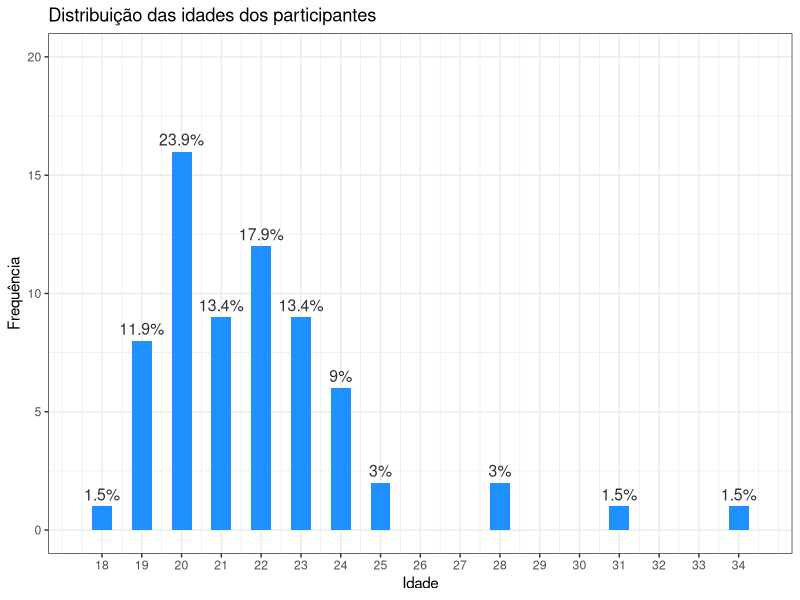
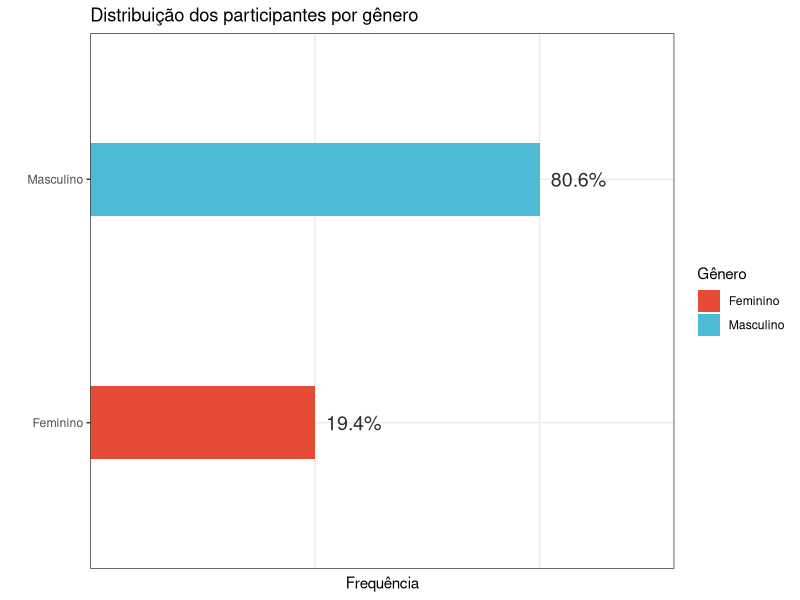
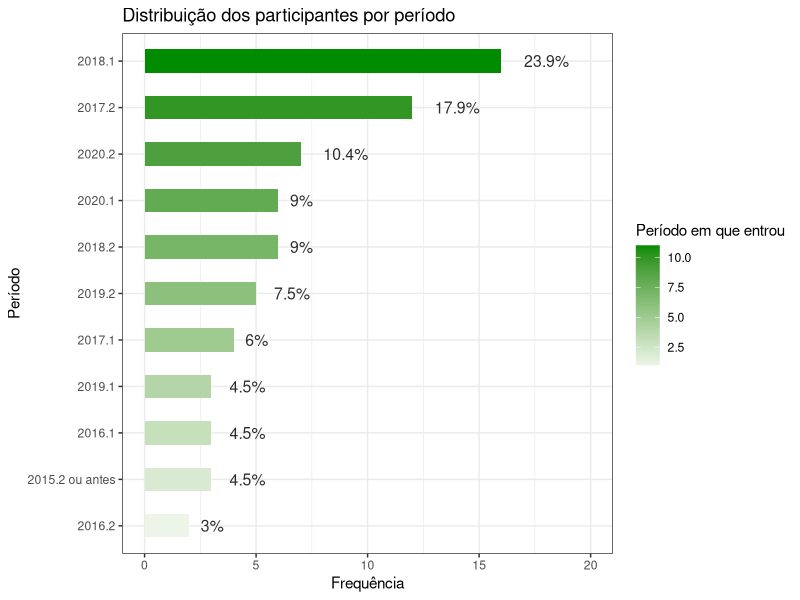
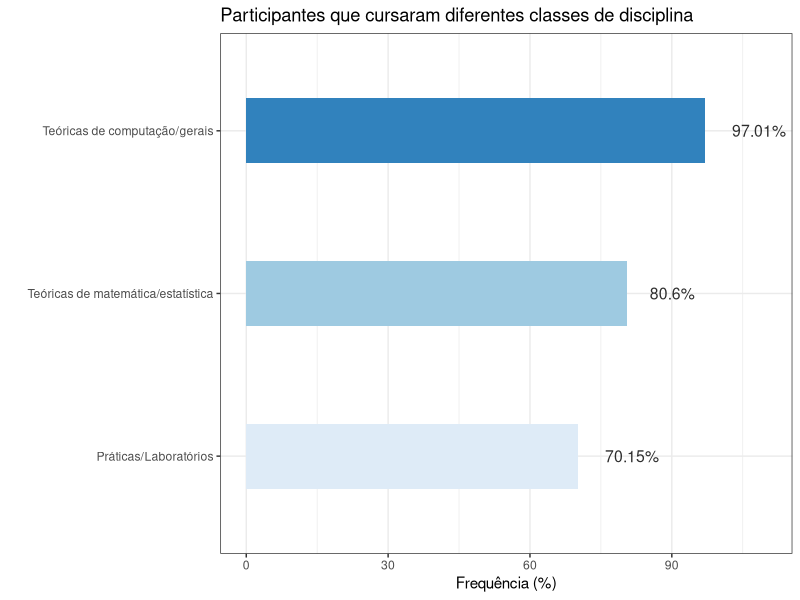
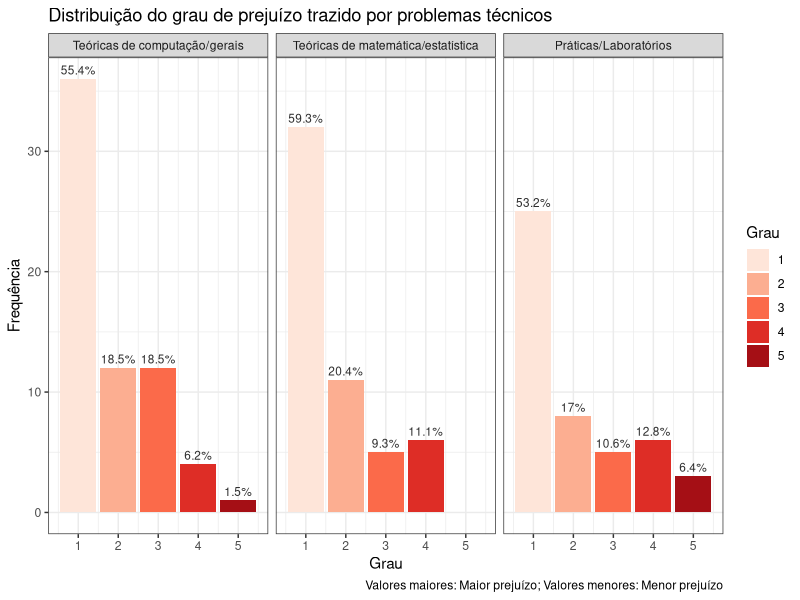
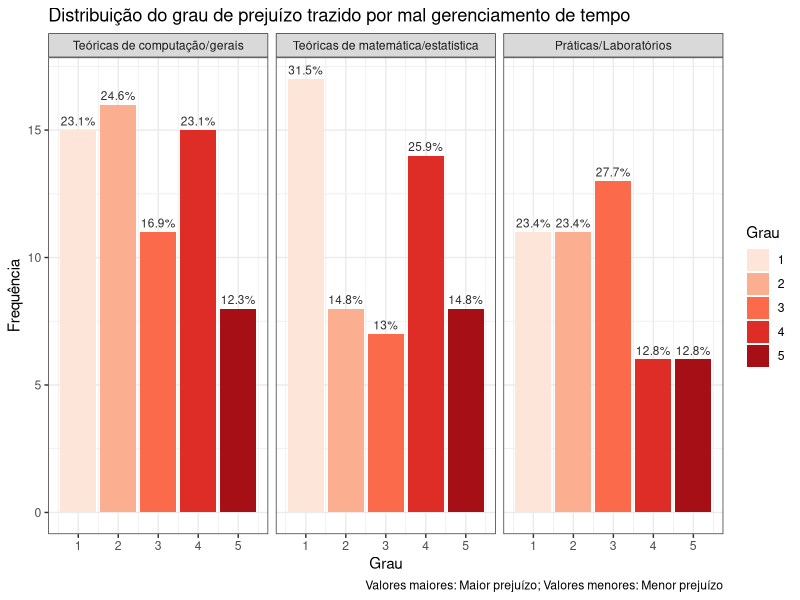
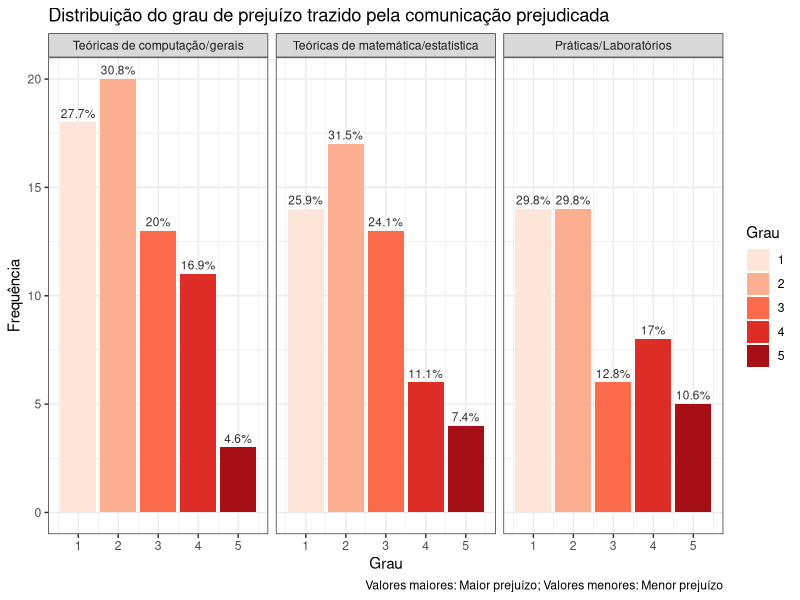
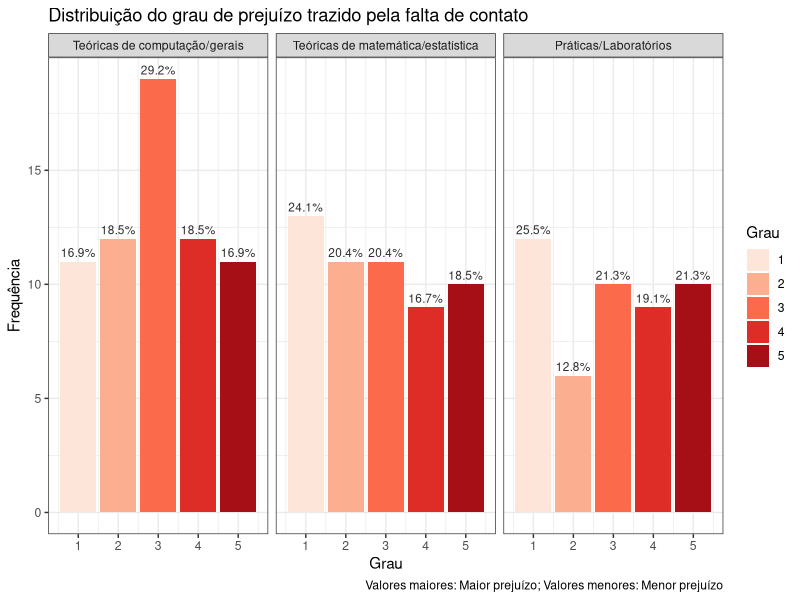

These charts were generated, in order, by the following R code:
## ---- chunk 1
library(tidyverse)
library(here)
library(kableExtra)
library(ggsci)

theme_set(theme_bw())
## ---- chunk 2
survey = read_csv(
    here("data/modified_survey.csv")
)

survey$disciplinas = as.factor(survey$disciplinas)
survey$periodo = as.factor(survey$periodo)
## ---- chunk 3
tot <- survey %>%
            select(data_hora, idade) %>%
            distinct %>%
            count %>%
            pull(n)

survey %>%
    select(data_hora, idade) %>%
    distinct %>%
    group_by(idade) %>%
    summarise(freq_abs = n(), freq = paste(round(n() / tot * 100, 1), "%", sep = "")) %>%
    ggplot(aes(x = idade, y = freq_abs)) +
    geom_col(fill = "dodgerblue", width = 0.5, position = position_dodge(1)) +
    geom_text(aes(label=freq), vjust=-0.5, color="gray18", position = position_dodge(1), size=4) +
    scale_x_continuous(breaks = 18:34) +
    scale_y_continuous(limits = c(0, 20)) +
    labs(
        x = "Idade",
        y = "Frequência",
        title = "Distribuição das idades dos participantes"
    )
## ---- chunk 4
survey %>%
    select(data_hora, idade) %>%
    distinct %>%
    summarise("Média: " = round(mean(idade), 2), 
              "Mediana: " = median(idade), 
              "Desvio padrão: " = round(sd(idade), 2), 
              "90th percentil: " = quantile(idade, 0.9)) %>%
     kable(align = "cccc", caption = "Estatísticas da idade dos participantes.") %>%
        kable_material(full_width = FALSE, position = "center", font_size = 16)
## ---- chunk 5
tot <- survey %>%
            select(data_hora, genero) %>%
            distinct %>%
            count %>%
            pull(n)

survey %>%
    select(data_hora, genero) %>%
    distinct %>%
    group_by(genero) %>%
    summarise(freq = paste(round(n() / tot * 100, 1), "%", sep = "")) %>%
    ggplot(aes(x = genero, y = freq)) +
    geom_col(aes(fill = genero), width = 0.3) +
    geom_text(aes(label=freq), hjust = -0.2, color="gray18", size=5) +
    labs(
        x = "",
        y = "Frequência",
        title = "Distribuição dos participantes por gênero",
        fill = "Gênero"
    ) +
    scale_fill_npg() +
    theme(axis.text.x = element_blank(),
          axis.ticks.x = element_blank()) +
    coord_flip()
## ---- chunk 6
survey %>%
    select(data_hora, periodo) %>%
    distinct %>%
    group_by(periodo) %>%
    summarise(freq_abs = n(), freq = paste(round(n() / tot * 100, 1), "%", sep = "")) %>%
    ggplot(aes(x = reorder(periodo, freq_abs), y = freq_abs)) +
    geom_col(aes(fill = as.numeric(reorder(periodo, freq_abs))), width = 0.5, position = position_dodge(1)) +
    geom_text(aes(label=freq), hjust = -0.5, color="gray18", position = position_dodge(1), size=4) +
    labs(
        x = "Período",
        y = "Frequência",
        title = "Distribuição dos participantes por período",
        fill = "Período em que entrou"
    ) +
    scale_y_continuous(limits = c(0, 20)) +
    scale_fill_gradient2(low = "gray", high = "green4") +
    coord_flip()
## ---- chunk 7
survey %>%
    summarise("Teóricas de computação/gerais" = mean(comp_cursadas), 
              "Teóricas de matemática/estatística" = mean(mat_cursadas), 
              "Práticas/Laboratórios" = mean(prat_cursadas)) %>%
    pivot_longer(c("Teóricas de computação/gerais", 
                   "Teóricas de matemática/estatística", 
                   "Práticas/Laboratórios"), names_to = "disciplinas", values_to = "freq") %>%
    ggplot(aes(x = reorder(disciplinas, freq), y = freq * 100)) +
        geom_col(aes(fill = reorder(disciplinas, freq)), width = 0.4, position = position_dodge(1)) +
        geom_text(aes(label=paste(round(freq * 100, 2), "%", sep = "")), 
                  hjust = -0.5, color="gray18", position = position_dodge(1), size=4) +
        theme(legend.position = "none")  +
        scale_fill_brewer(palette = "Blues") +
        scale_y_continuous(limits = c(0, 110)) +
        coord_flip() +
        labs(
            y = "Frequência (%)",
            x = "",
            title = "Participantes que cursaram diferentes classes de disciplina"
        )
## ---- chunk 8

# Counting the ratings of a certain aspect
rating_count_info <- function(df, aspect = "prob_tec", disc = "comp") {
    tot <- df %>%
            filter(aspecto == aspect, 
                   disciplinas == disc) %>%
            count %>%
            pull("n")
            
    df %>%
        filter(aspecto == aspect, 
               disciplinas == disc) %>%
        group_by(avaliacao) %>%
        summarise(count = n(),
                  freq = paste(round(n() / tot * 100, 1), "%", sep = ""),
                  disciplinas, .groups = "drop") %>%
    unique
}

aspect_distribution <- function(df, aspect = "prob_tec", dir = 1, pal = "Reds", ...) {
    
    # It gets the the ratings counts for the people that have already or are taking 
    # the disciplines
    total <- rbind(
        rating_count_info(df %>% filter(mat_cursadas == 1), aspect, "mat"),
        rating_count_info(df %>% filter(comp_cursadas == 1), aspect, "comp"),
        rating_count_info(df %>% filter(prat_cursadas == 1), aspect, "prat")
    )
    
    levels(total$disciplinas) <- c("Teóricas de computação/gerais", "Teóricas de matemática/estatística", "Práticas/Laboratórios")
    
    total %>%
        ggplot(aes(x = avaliacao, y = count)) +
            geom_col(aes(fill = as.character(avaliacao))) +
            scale_fill_brewer(palette = pal, direction = dir) +
            geom_text(aes(label=freq), vjust=-0.5, color="gray18", position = position_dodge(1), size=3) +
            facet_wrap(~disciplinas) +
            labs(
                y = "Frequência",
                x = "Grau",
                fill = "Grau",
                ...
            )
}

rating_summarise <- function(df, aspect = "prob_tec", disc = "comp") {
    df %>%
        filter(aspecto == aspect,
               disciplinas == disc) %>%
        summarise(disciplinas,
                  "Média" = round(mean(avaliacao), 2), 
                  "Mediana" = median(avaliacao), 
                  "Desvio padrão" = round(sd(avaliacao), 2), 
                  "90th percentil" = quantile(avaliacao, 0.9), 
                  .groups = "drop") %>%
        rename("Disciplinas" = disciplinas) %>%
        unique
}

aspect_stats <- function(df, aspect) {
    
    total <- rbind(
        rating_summarise(df %>% filter(mat_cursadas == 1), aspect, "mat"),
        rating_summarise(df %>% filter(comp_cursadas == 1), aspect, "comp"),
        rating_summarise(df %>% filter(prat_cursadas == 1), aspect, "prat")
    )
    
    levels(total$Disciplinas) <- c("Teóricas de computação/gerais", "Teóricas de matemática/estatística", "Práticas/Laboratórios")
    
    total %>%
        kable(align = "lcccc", caption = "Estatísticas do aspecto") %>%
            kable_material(full_width = FALSE, position = "center", font_size = 14)
}
## ---- chunk 9
aspect_distribution(survey, title = "Distribuição do grau de prejuízo trazido por problemas técnicos",
                    caption = "Valores maiores: Maior prejuízo; Valores menores: Menor prejuízo")
## ---- chunk 10
aspect_stats(survey, "prob_tec")
## ---- chunk 11
aspect_distribution(survey, aspect = "prob_ger_temp", 
                    title = "Distribuição do grau de prejuízo trazido por mal gerenciamento de tempo",
                    caption = "Valores maiores: Maior prejuízo; Valores menores: Menor prejuízo")
## ---- chunk 12
aspect_stats(survey, "prob_ger_temp")
## ---- chunk 13
aspect_distribution(survey, aspect = "comunic_prej", 
                    title = "Distribuição do grau de prejuízo trazido pela comunicação prejudicada",
                    caption = "Valores maiores: Maior prejuízo; Valores menores: Menor prejuízo")
## ---- chunk 14
aspect_stats(survey, "comunic_prej")
## ---- chunk 15
aspect_distribution(survey, aspect = "falta_contato", title = "Distribuição do grau de prejuízo trazido pela falta de contato",
                    caption = "Valores maiores: Maior prejuízo; Valores menores: Menor prejuízo")
## ---- chunk 16
aspect_stats(survey, "falta_contato")
## ---- chunk 17
aspect_distribution(survey, aspect = "amb_nao_prod", title = "Distribuição do grau de prejuízo trazido pelo ambiente não produtivo",
                    caption = "Valores maiores: Maior prejuízo; Valores menores: Menor prejuízo")
## ---- chunk 18
aspect_stats(survey, "amb_nao_prod")
## ---- chunk 19
aspect_distribution(survey, aspect = "flex_horario", dir = 1, pal = "Blues",
                    title = "Distribuição do grau de ajuda trazido pelo horário flexível",
                    caption = "Valores maiores: Maior ajuda; Valores menores: Menor ajuda")
## ---- chunk 20
aspect_stats(survey, "flex_horario")
## ---- chunk 21
aspect_distribution(survey, aspect = "estrut_clara", dir = 1, pal = "Blues",
                    title = "Distribuição do grau de ajuda trazido pela estrutura clara",
                    caption = "Valores maiores: Maior ajuda; Valores menores: Menor ajuda")
## ---- chunk 22
aspect_stats(survey, "estrut_clara")
## ---- chunk 23
aspect_distribution(survey, aspect = "ritmo_proprio", dir = 1, pal = "Blues",
                    title = "Distribuição do grau de ajuda trazido pelo ritmo próprio",
                    caption = "Valores maiores: Maior ajuda; Valores menores: Menor ajuda")
## ---- chunk 24
aspect_stats(survey, "ritmo_proprio")
## ---- chunk 25
survey %>%
    select(data_hora, indice_aprendizado, genero) %>%
    distinct %>%
    group_by(genero) %>%
    ggplot(aes(x = indice_aprendizado)) +
    geom_density(aes(fill = genero, color = genero), alpha = 0.4) +
    scale_x_continuous(breaks = 1:10) +
    guides(color = FALSE) +
    labs(
        title = "Grau de aprendizagem percebido pelos estudantes",
        caption = "Valores menores indicam pouco aprendizado percebido e vice-versa",
        x = "Aprendizado percebido",
        y = "Densidade",
        fill = "Gênero"
    ) +
    scale_fill_npg()
## ---- chunk 26
survey %>%
    select(data_hora, idade, periodo, indice_aprendizado, genero) %>%
    distinct %>%
    group_by(genero) %>%
    summarise("Período" = cor(as.numeric(periodo), indice_aprendizado, method = "spearman"),
              "Idade" = cor(idade, indice_aprendizado, method = "spearman")) %>%
    kable() %>%
        kable_material(full_width = FALSE, position = "center", font_size = 14) %>%
        add_header_above(header = c("Correlações de Spearman da idade e período com o aprendizado - por gênero" = 3))
## ---- chunk 27
corr <- function(df, aspect = "dificuldade", classe_disc = "comp") { 
    tot <- df %>% 
            filter(tipo == aspect, 
                   disciplinas == classe_disc) %>% 
            select(data_hora, avaliacao, indice_aprendizado, genero) %>% 
            group_by(genero) %>%
            summarise(cor_pearson = cor(avaliacao, indice_aprendizado), 
                      cor_spearman = cor(avaliacao, indice_aprendizado, method = "spearman"),
                      cor_kendall = cor(avaliacao, indice_aprendizado, method = "kendall"))
    cbind(data.frame(disc = rep(classe_disc, 2), tipo = rep(aspect, 2)), tot)
}

# Dificuldades
correlacoes_discs <- rbind(
    corr(survey %>% filter(comp_cursadas == 1)),
    corr(survey %>% filter(mat_cursadas == 1), classe_disc = "mat"),
    corr(survey %>% filter(prat_cursadas == 1), classe_disc = "prat")
)

correlacoes_discs$disc <- as.factor(correlacoes_discs$disc)
    
levels(correlacoes_discs$disc) <- c("Teóricas de computação/gerais", "Teóricas de matemática/estatística", "Práticas/Laboratórios")

correlacoes_discs %>%
    rename("Gênero" = genero, "Correlação de Pearson" = cor_pearson, "Correlação de Spearman" = cor_spearman, 
           "Correlação de Kendall" = cor_kendall, "Classe das disciplinas" = disc) %>%
    select(-tipo) %>%
    kable() %>%
        kable_material(full_width = FALSE, position = "center", font_size = 14) %>%
        add_header_above(header = c("Correlações das dificuldades com o aprendizado - por classe de disciplinas e gênero" = 5))
## ---- chunk 28
# Retorna dados sumarizados dos respondentes para uma classe de disciplinas
summarise_group_info <- function(df, kind = "dificuldade", classe_disciplinas = "comp") {
    df %>%
        filter(tipo == kind, 
               disciplinas == classe_disciplinas) %>%
        group_by(aspecto) %>%
        summarise(media = mean(avaliacao), 
                  mediana = median(avaliacao), 
                  sd = sd(avaliacao), 
                  n = n(), 
                  se = sd / sqrt(n), 
                  ic = se * qnorm((0.95 + 1)/2), 
                  disciplinas, .groups = "drop") %>%
        unique
} 

# Summaries for the difficulties
comp_summary_d <- summarise_group_info(survey %>% filter(comp_cursadas == 1))
mat_summary_d <- summarise_group_info(survey %>% filter(mat_cursadas == 1), classe_disciplinas = "mat")
prat_summary_d <- summarise_group_info(survey %>% filter(prat_cursadas == 1), classe_disciplinas = "prat")

total_d <- rbind(comp_summary_d, mat_summary_d, prat_summary_d)

# Summaries for the positives
comp_summary_p <- summarise_group_info(survey %>% filter(comp_cursadas == 1), kind = "positivo")
mat_summary_p <- summarise_group_info(survey %>% filter(mat_cursadas == 1), classe_disciplinas = "mat", kind = "positivo")
prat_summary_p <- summarise_group_info(survey %>% filter(prat_cursadas == 1), classe_disciplinas = "prat", kind = "positivo")

total_p <- rbind(comp_summary_p, mat_summary_p, prat_summary_p)

levels(total_d$disciplinas) <- c("Teóricas de computação/gerais", "Teóricas de matemática/estatística", "Práticas/Laboratórios")
levels(total_p$disciplinas) <- c("Teóricas de computação/gerais", "Teóricas de matemática/estatística", "Práticas/Laboratórios")
## ---- chunk 29
total_d %>%
        ggplot(aes(x = reorder(aspecto, media), y = media, group = aspecto)) +
        geom_bar(aes(fill = aspecto), width = 0.4, color = "white", alpha = 0.7, stat="identity", position = position_dodge()) +
        facet_wrap(~disciplinas) +
        geom_errorbar(aes(x=aspecto, ymin=media-ic, ymax=media+ic), width=0.1, colour="black", alpha=0.7, size=0.5) +
        geom_hline(aes(yintercept = 3), lty = "dashed", color = "black", alpha = 0.4, size = 0.6) +
        scale_y_discrete(limits = factor(c(1, 2, 3, 4, 5))) +
        scale_x_discrete(labels = rev(c("Ambiente não produtivo", "Falta de contato", 
                                        "Gerenciamento de tempo", "Comunicação prejudicada", 
                                        "Problemas técnicos"))) +
        theme(legend.position = "none") +  
        coord_flip() +
        labs(
            y = "Média de avaliação",
            caption = "Valores menores = prejudicaram pouco, Valores maiores = prejudicaram muito",
            x = "",
            title = "Avaliações das dificuldades por classe de disciplinas",
            subtitle = "Média acompanhada de intervalo de confiança (95%)"
        ) +
        scale_fill_aaas()
## ---- chunk 30
total_p %>%
        ggplot(aes(x = reorder(aspecto, media), y = media, group = aspecto)) +
        geom_bar(aes(fill = aspecto), width = 0.3, color = "white", alpha = 0.7, stat="identity", position = position_dodge()) +
        facet_wrap(~disciplinas) +
        geom_errorbar(aes(x=aspecto, ymin=media-ic, ymax=media+ic), width=0.1, colour="black", alpha=0.7, size=0.5) +
        geom_hline(aes(yintercept = 3), lty = "dashed", color = "black", alpha = 0.4, size = 0.6) +
        scale_y_discrete(limits = factor(c(1, 2, 3, 4, 5))) +
        scale_x_discrete(labels = rev(c("Horário flexível", 
                                        "Aprendizado no seu ritmo", 
                                        "Estrutura/cronograma claro"))) +
        theme(legend.position = "none") +  
        coord_flip() +
        labs(
            y = "Média de avaliação",
            caption = "Valores menores = ajudaram pouco, Valores maiores = ajudaram muito",
            x = "",
            title = "Avaliações dos pontos positivos por classe de disciplinas",
            subtitle = "Média acompanhada de intervalo de confiança (95%)"
        ) +
        scale_fill_npg()
## ---- chunk 31
survey %>%
    select(data_hora, indice_aprendizado, genero) %>%
    distinct %>%
    group_by(genero) %>%
    summarise(
        media = mean(indice_aprendizado), 
        sd = sd(indice_aprendizado), 
        n = n(), 
        se = sd / sqrt(n), 
        ic = se * qnorm((0.95 + 1)/2)
    ) %>%
    ggplot(aes(x = genero, y = media)) +
    geom_point(aes(color = genero), size = 2.5) +
    geom_errorbar(aes(x=genero, color = genero, ymin=media-ic, ymax=media+ic), width=0.1, size=0.9) +
    coord_flip() +
    geom_hline(aes(yintercept = 5.5), lty = "dashed", color = "darkgray") +
    scale_y_continuous(limits=c(1, 10), breaks = 1:10) +
    labs(
        x = "Gênero",
        y = "Aprendizado percebido",
        color = "Gênero",
        title = "Aprendizado percebido",
        subtitle = "Média acompanhada de intervalo de confiança (95%)"
    )
